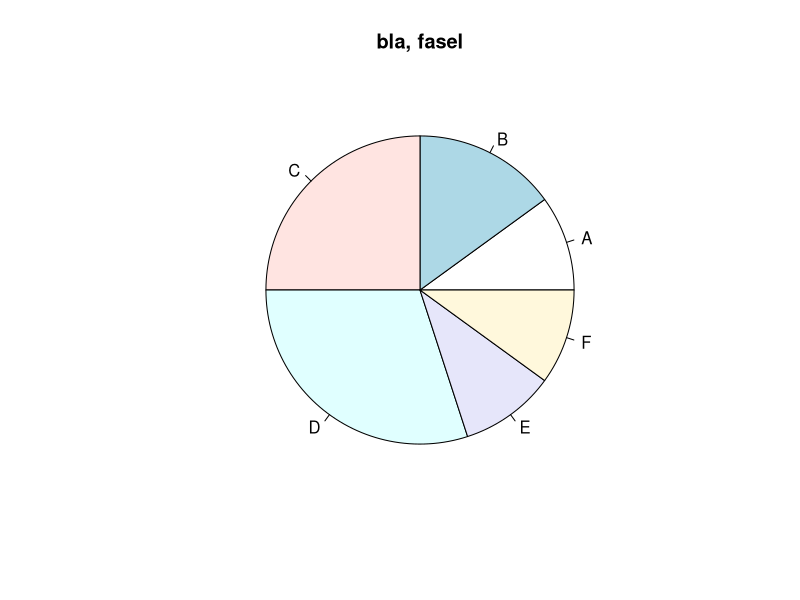
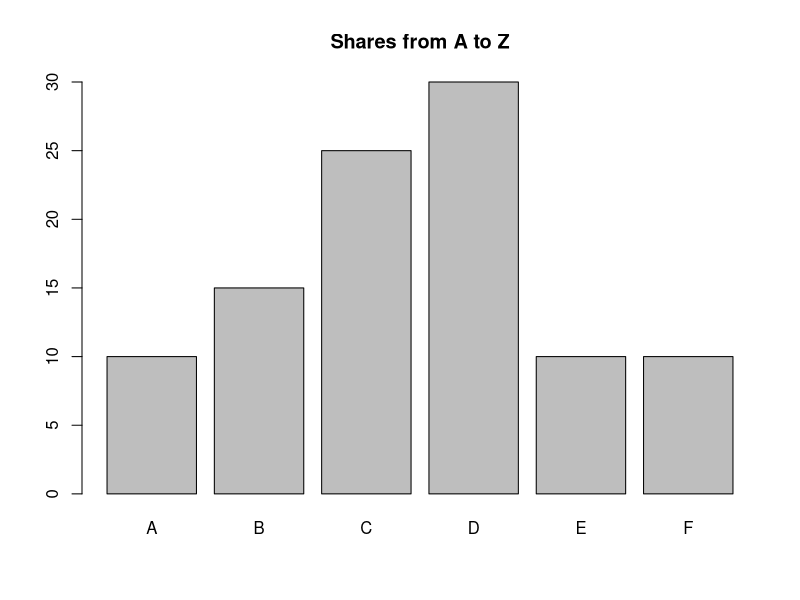

R code for these plots, in order:
################################
# DO NOT MODIFY THIS BLOCK!
# id: 234567
# created: 2022-04-21
# achievable score: 21
# DO NOT MODIFY THIS BLOCK! 
################################


# Task 1:
# 3 Points
# Create and return a sequence of whole numbers from 10 to 20.
#
# Do NOT change the following line
create_sequence_from_10_to_20 <- function(){
  c(10:20)
}
create_sequence_from_10_to_20()

# Task 2:
# 3 Points
# Create and return a sequence of whole numbers from 20 to 30.
#
# Do NOT change the following line
create_sequence_from_20_to_30 <- function(){
  c(20:30)
}
create_sequence_from_20_to_30()

# Task 3:
# 3 Points
# Create and return a sequence of whole numbers from 40 to 80.
# Make sure to use 'seq' and a step size of 2.
#
# Do NOT change the following line
create_sequence_from_40_to_80 <- function(){
  seq(40,80,2)
}
create_sequence_from_40_to_80()

# Task 4:
# 2 Points
# Sum 4th and 6th position in vector 'vec'
#
# Do NOT change the following line
sum_4th_and_6th_position <- function(vec){
  vec[4]+vec[6]
}
sum_4th_and_6th_position(vec=c(10:20))

# Task 5:
# 2 Points
# Sum 4th and 6th position in vector 'vec'
#
# Do NOT change the following line
sum_vec1_and_vec2_without_plus <- function(vec1,vec2){
  sum(vec1,vec2)
}
sum_vec1_and_vec2_without_plus(vec1=c(10:20),vec2=c(20:30))

# Task 6:
# 4 Points
# Plot a pie chart. Assign labels to the plots. And give a speaking title.
#
# Do NOT change the following line
plot_pie_chart <- function(data, labels, main){
  pie(data, labels = labels, main = main)
}
plot_pie_chart(data=c(10,15,25,30,10,10), labels=LETTERS[1:6], main="bla, fasel")

# Task 7:
# 4 Points
# Plot a barplot. Assign labels to the plots. And give a speaking title.
# Make sure the plot is saved to the png file
#
# Do NOT change the following line
plot_barplot_to_png <- function(data, labels){
  png("test.png", width=320, height=240)
  barplot(data, names.arg = labels, main = "Shares from A to Z")
  dev.off()
}
plot_barplot_to_png(data=c(10,15,25,30,10,10), labels=LETTERS[1:6])



